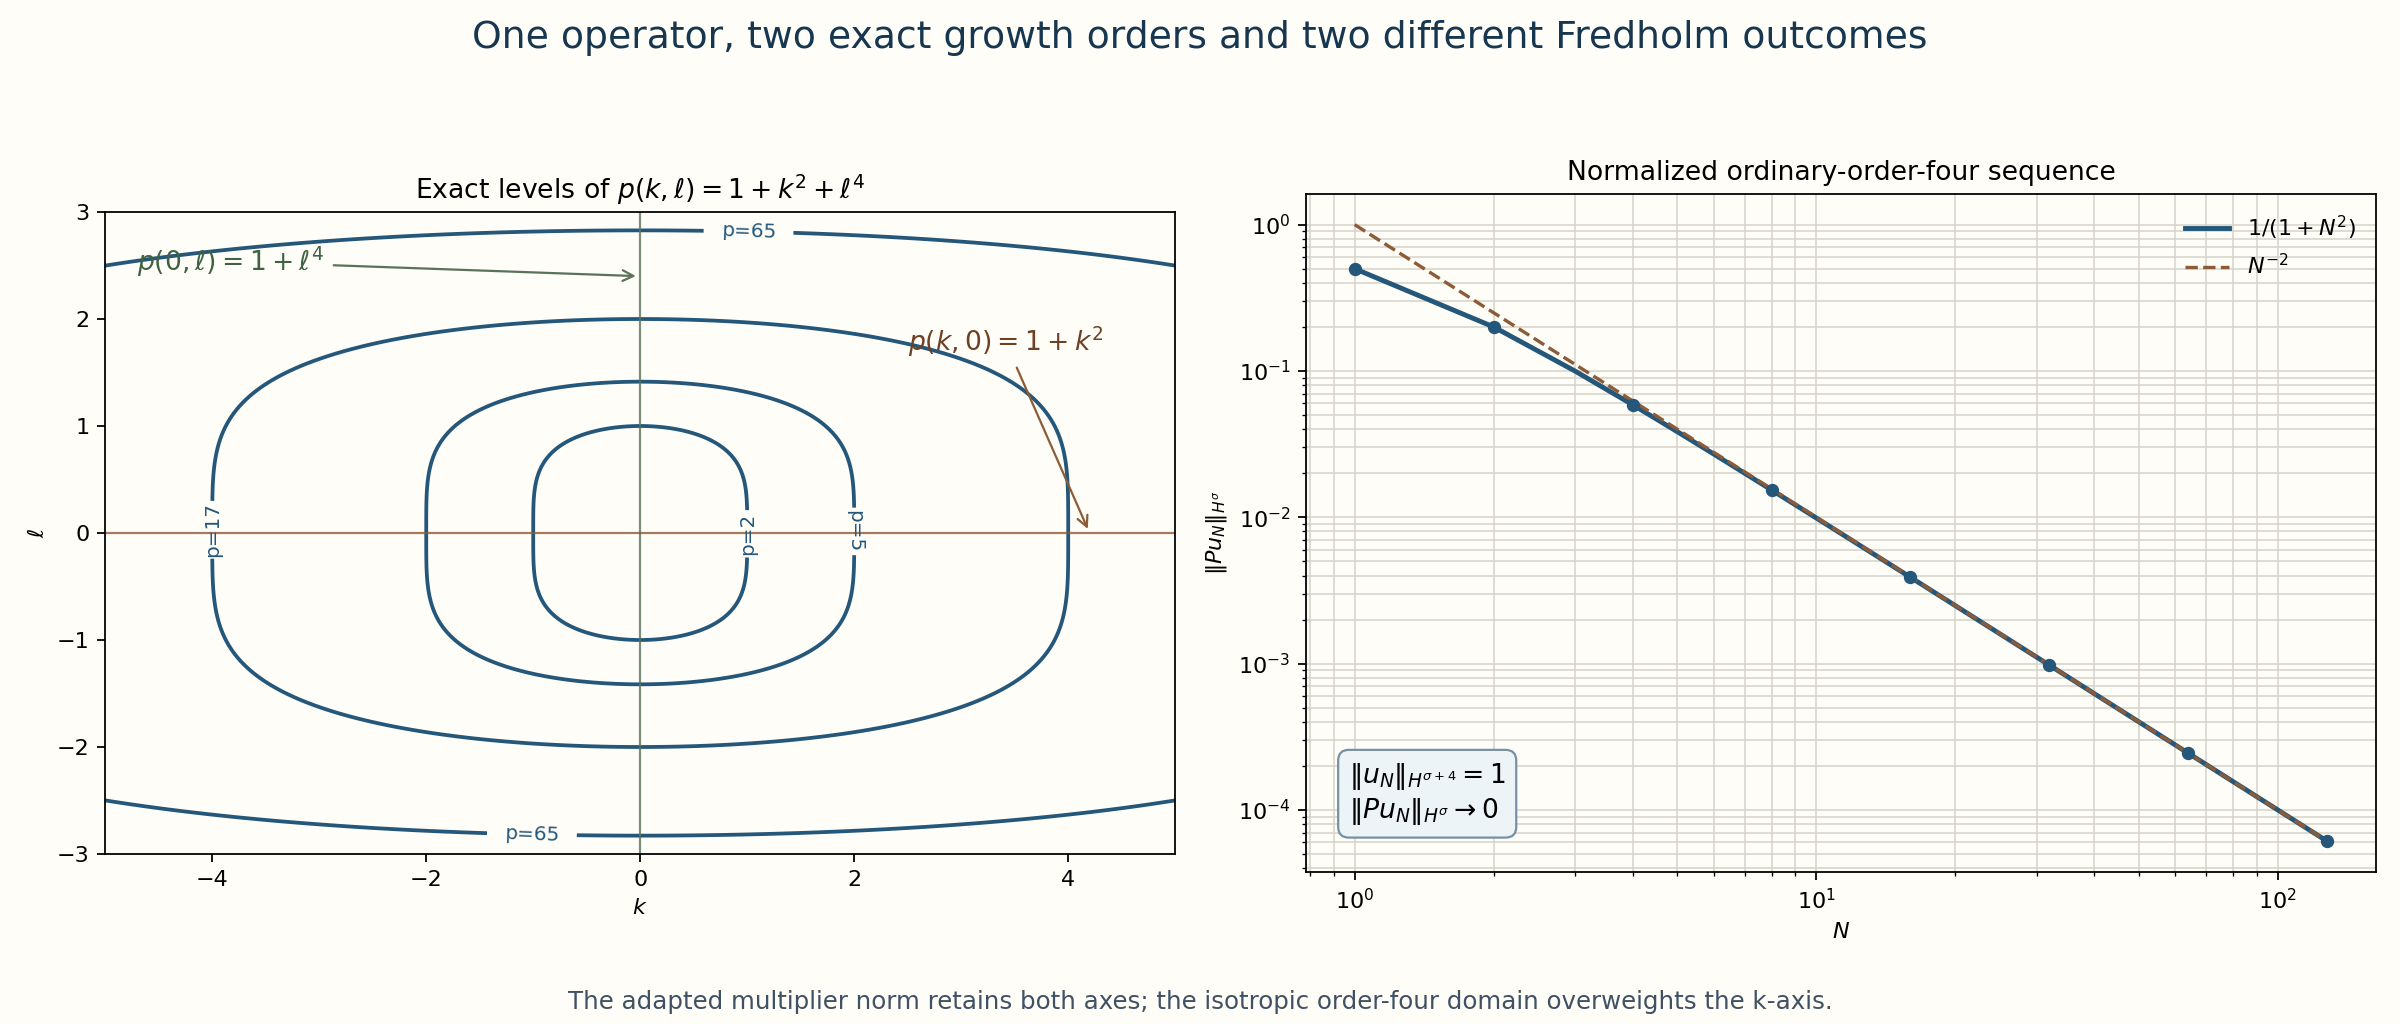

Source code (Python):
"""Render the exact multiplier levels and ordinary-scale defect in AH1/AH8."""

from __future__ import annotations

from pathlib import Path

import matplotlib.pyplot as plt
import numpy as np


HERE = Path(__file__).resolve().parent
SVG = HERE / "adapted_hypoelliptic_family.svg"
PNG = HERE / "adapted_hypoelliptic_family.png"

k = np.linspace(-5, 5, 801)
ell = np.linspace(-3, 3, 801)
K, L = np.meshgrid(k, ell)
P = 1 + K**2 + L**4
levels = [2, 5, 17, 65, 257]

fig, (ax0, ax1) = plt.subplots(1, 2, figsize=(15, 6.4))
fig.patch.set_facecolor("#fffdf8")
for ax in (ax0, ax1):
    ax.set_facecolor("#fffdf8")

contours = ax0.contour(K, L, P, levels=levels, colors="#24577a", linewidths=1.7)
ax0.clabel(contours, inline=True, fmt=lambda value: f"p={int(value)}", fontsize=9)
ax0.axhline(0, color="#8c5b37", lw=1.0, alpha=0.8)
ax0.axvline(0, color="#5a725a", lw=1.0, alpha=0.8)
ax0.annotate(
    r"$p(k,0)=1+k^2$", xy=(4.2, 0), xytext=(2.5, 1.7),
    arrowprops={"arrowstyle": "->", "color": "#8c5b37"},
    color="#6e4024", fontsize=12,
)
ax0.annotate(
    r"$p(0,\ell)=1+\ell^4$", xy=(0, 2.4), xytext=(-4.7, 2.45),
    arrowprops={"arrowstyle": "->", "color": "#5a725a"},
    color="#3f6241", fontsize=12,
)
ax0.set_xlabel(r"$k$")
ax0.set_ylabel(r"$\ell$")
ax0.set_title(r"Exact levels of $p(k,\ell)=1+k^2+\ell^4$")
ax0.set_aspect("equal", adjustable="box")

N = np.arange(1, 129, dtype=float)
residual = 1 / (1 + N**2)
ax1.loglog(N, residual, color="#24577a", lw=2.2, label=r"$1/(1+N^2)$")
ax1.loglog(N, N**-2, "--", color="#8c5b37", lw=1.5, label=r"$N^{-2}$")
points = np.array([1, 2, 4, 8, 16, 32, 64, 128], dtype=float)
ax1.scatter(points, 1 / (1 + points**2), s=25, color="#24577a", zorder=3)
ax1.set_xlabel(r"$N$")
ax1.set_ylabel(r"$\|Pu_N\|_{H^\sigma}$")
ax1.set_title("Normalized ordinary-order-four sequence")
ax1.grid(True, which="both", color="#d7d3ca", lw=0.7)
ax1.legend(frameon=False, loc="upper right")
ax1.text(
    0.04, 0.08,
    r"$\|u_N\|_{H^{\sigma+4}}=1$" + "\n" +
    r"$\|Pu_N\|_{H^\sigma}\to0$",
    transform=ax1.transAxes, fontsize=12,
    bbox={"boxstyle": "round,pad=0.4", "facecolor": "#edf4f8", "edgecolor": "#7890a3"},
)

fig.suptitle("One operator, two exact growth orders and two different Fredholm outcomes",
             fontsize=17, color="#173750")
fig.text(
    0.5, 0.015,
    "The adapted multiplier norm retains both axes; the isotropic order-four domain overweights the k-axis.",
    ha="center", fontsize=11, color="#405163",
)
fig.tight_layout(rect=(0, 0.05, 1, 0.93))
fig.savefig(SVG, facecolor=fig.get_facecolor())
fig.savefig(PNG, dpi=160, facecolor=fig.get_facecolor())
plt.close(fig)
print(f"{SVG}\n{PNG}")
